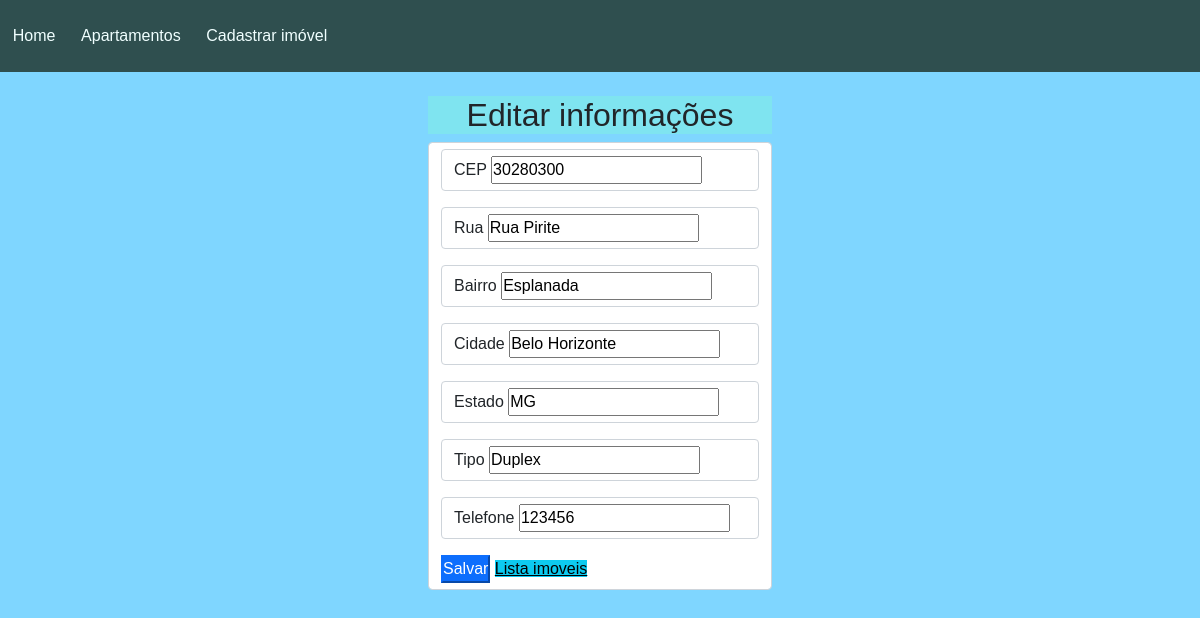
The app's page /edit.php?id=4 with its own data.
### tables this page shows
CREATE TABLE `apartamento` (
  `id` int(200) NOT NULL,
  `cep` int(20) NOT NULL,
  `tipo` varchar(20) NOT NULL,
  `telefone` int(20) NOT NULL,
  `rua` varchar(50) NOT NULL,
  `bairro` varchar(50) NOT NULL,
  `cidade` varchar(50) NOT NULL,
  `estado` varchar(10) NOT NULL
);

### edit.php (the view, shortened to what this page needs)
<?php
include_once 'database.php';
$id = mysqli_escape_string($connect, $_GET['id']);
$sql = "SELECT * FROM apartamento WHERE id = '$id' ";
$resultado = mysqli_query($connect, $sql);
$dados = mysqli_fetch_array($resultado);
?>
<!DOCTYPE html>
<html lang="pt-br">
<head>
    <link href="https://cdn.jsdelivr.net/npm/bootstrap@5.1.3/dist/css/bootstrap.min.css" rel="stylesheet">
    <link rel="stylesheet" href="https://cdnjs.cloudflare.com/ajax/libs/font-awesome/5.15.4/css/all.min.css" />
    <link rel="stylesheet" href="./css/style.css">
</head>
<body>
    <div class=" container-fluid">
        <header>
            <div class="container" id="nav-container">
                <nav class="fixed-top navbar navbar-expand-lg">
                    <div class=" collapse navbar-collapse justify-content" id="navbar-links">
                        <div class="navbar-nav">
                            <a href="index.php" class=" nav-item nav-link" id="home-menu">Home</a>
                            <a href="apartamentos.php" class=" nav-item nav-link" id="apart-menu">Apartamentos</a>
                            <a href="cadastrar.php" class=" nav-item nav-link" id="cad-menu">Cadastrar imóvel</a>
                        </div>
                    </div>
                    <br><br>
                </nav>
            </div>
        </header>
        <br><br><br><br>
        <div class="container d-lg-flex justify-content-center">
            <div class=" ">
                <h2>Editar informações</h2>
                <form class=" form form-control form-check-inline " action=" update.php" method="POST">
                    <div class="form-control form-check-inline mb-3">
                        <label for=""> CEP
                            <input type="text" placeholder="CEP" name="cep" id="cep" onblur="pesquisacep(this.value);" value="<?php echo $dados['cep'] ?>">
                        </label>
                    </div>
                    <div class="form-control  mb-3">
                        <label for="">Rua <input type="text" placeholder="Rua" name="rua" id="rua" value="<?php echo $dados['rua'] ?>">
                        </label>
                    </div>
                    <div class="form-control  mb-3">
                        <label for="">Bairro <input type="text" placeholder="Bairro" name="bairro" id="bairro" value="<?php echo $dados['bairro'] ?>">
                        </label>
                    </div>
                    <div class="form-control  mb-3">
                        <label for="">Cidade <input type="text" placeholder="Cidade" name="cidade" id="cidade" value="<?php echo $dados['cidade'] ?>">
                        </label>
                    </div>
                    <div class="form-control  mb-3">
                        <label for="">Estado <input type="text" placeholder="uf" name="uf" id="uf" value="<?php echo $dados['estado'] ?>">
                        </label>
                    </div>
                    <div class="form-control  mb-3">
                        <label for="tipo" id="tipo">Tipo</label>
                        <input type="text" name="tipo" id="tipo" value="<?php echo $dados['tipo'] ?>">
                    </div>
                    <div class="form-control  mb-3">
                        <label for="tel" id="tel">Telefone</label>
                        <input type="text" name="tel" id="tel" value="<?php echo $dados['telefone'] ?>">
                    </div>
                    <button type="submit" name="btn-editar" class=" btn-primary" href="index.php">Salvar </button>
                    <a type="btn" class=" btn-info" href="apartamentos.php">Lista imoveis</a>
                </form>
            </div>
        </div>
    </div>
</body>
</html>

### css/style.css (style rules this page uses)
* { margin: 0; padding: 0; }
body { background-color: rgb(127, 214, 255); font-family: Arial, Helvetica, sans-serif; }
.navbar-expand-lg .navbar-nav .nav-link { padding: 1rem .8rem; }
#nav-container { padding-bottom: 0; padding-top: 0; }
header .navbar { background-color:darkslategray }
#navbar-links a { color: azure; }
h2 { text-align: center; background-color: rgba(127, 255, 212, 0.342); }

### records on screen
apartamento: cep "30280300", rua "Rua Pirite", bairro "Esplanada", cidade "Belo Horizonte", uf "MG", tipo "Duplex", tel "123456"
